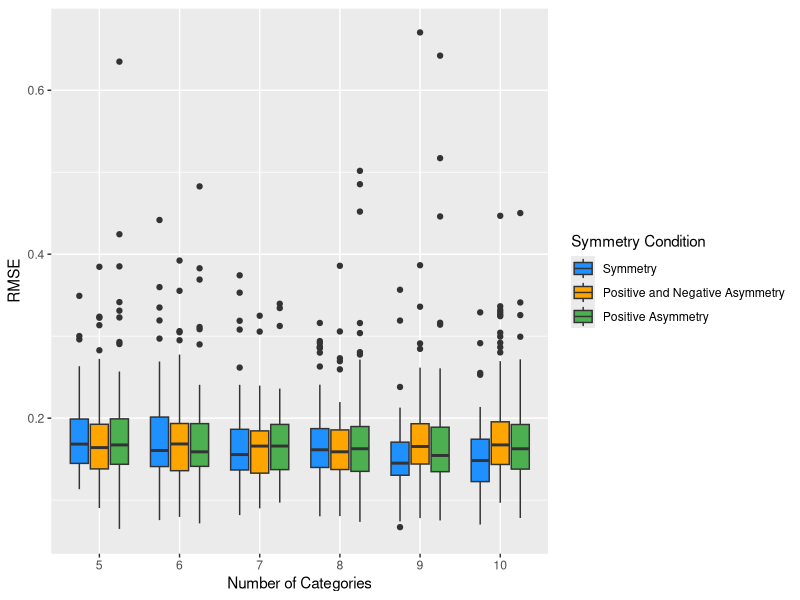
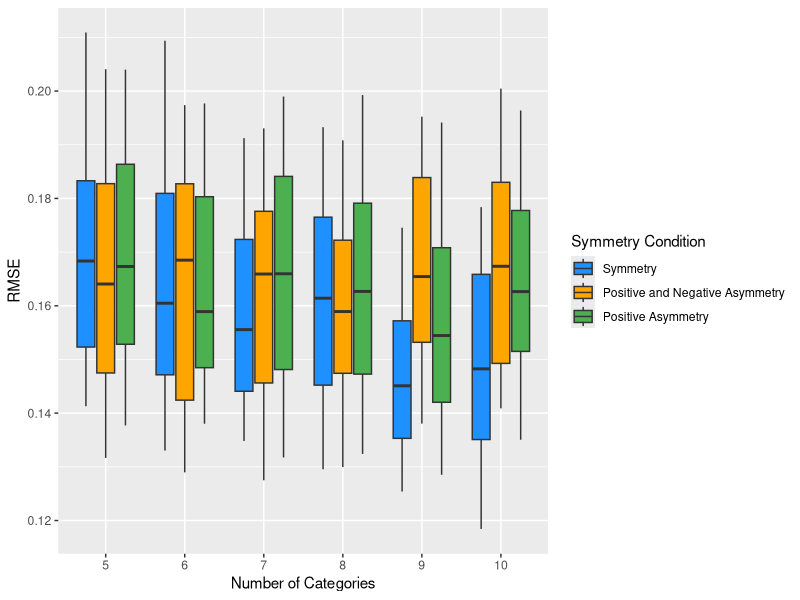
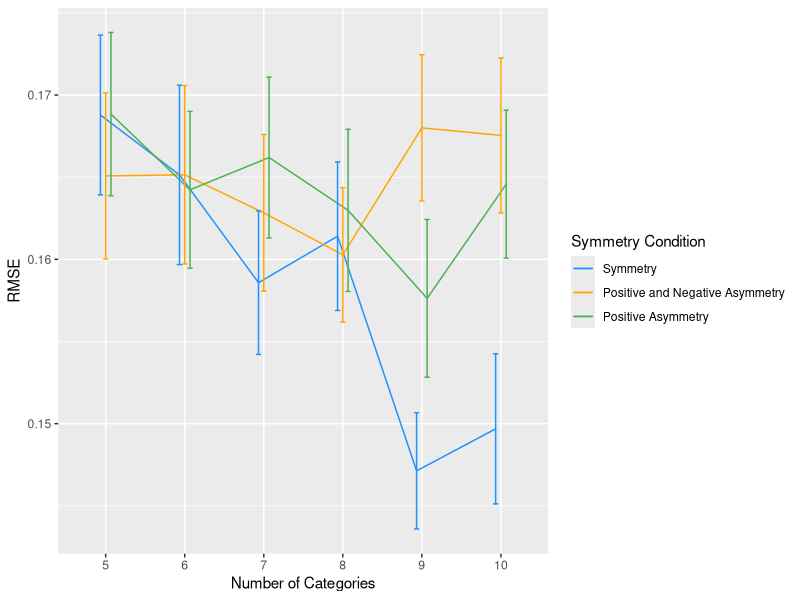

Recreate these plots in R, in order.
library(tidyr)
library(dplyr)
library(car)
library(ggplot2)
library(scales)
library(patchwork)

# Comparsion between Different Symmetry Conditions with 5 Factors (Simulation and EFA)
data_1 <- read.csv("Experiment_Result/1.3/RMSE_result_1.csv")
data_2 <- read.csv("Experiment_Result/2.3/RMSE_result_1.csv")
data_3 <- read.csv("Experiment_Result/3.3/RMSE_result_1.csv")

# --------------------------------------------------------------------------------
# Change "data_1" into longer format, preparing for integration


colnames(data_1) <- c("5","6","7","8","9","10")

long_data_1 <- pivot_longer(
  data_1,
  cols = c("5","6","7","8","9","10"), # Select the columns to pivot
  names_to = "Number of Categories",            # New column for the names
  values_to = "RMSE"           # New column for the values
)

long_data_1$`Symmetry Condition` <- "Symmetry"

# --------------------------------------------------------------------------------
# Change "data_2" into longer format, preparing for integration
colnames(data_2) <- c("5","6","7","8","9","10")

long_data_2 <- pivot_longer(
  data_2,
  cols = c("5","6","7","8","9","10"), # Select the columns to pivot
  names_to = "Number of Categories",            # New column for the names
  values_to = "RMSE"           # New column for the values
)

long_data_2$`Symmetry Condition` <- "Positive and Negative Asymmetry"


# --------------------------------------------------------------------------------
# Change "data_3" into longer format, preparing for integration
colnames(data_3) <-  c("5","6","7","8","9","10")

long_data_3 <- pivot_longer(
  data_3,
  cols = c("5","6","7","8","9","10"), # Select the columns to pivot
  names_to = "Number of Categories",            # New column for the names
  values_to = "RMSE"           # New column for the values
)

long_data_3$`Symmetry Condition` <- "Positive Asymmetry"

# --------------------------------------------------------------------------------

# The following is used to combine the above three datasets together.
data <- rbind(long_data_1,long_data_2, long_data_3)
data <- select(data,c("Number of Categories","Symmetry Condition","RMSE"))


# Get the factors columns
data$`Number of Categories` <- factor(data$`Number of Categories`, levels = c(5, 6, 7, 8, 9, 10))

data$`Symmetry Condition` <- factor(data$`Symmetry Condition`, levels = c("Symmetry","Positive and Negative Asymmetry","Positive Asymmetry"))

# --------------------------------------------------------------------------------
# Visualization for outliers and show the exact proportion of outliers in each group.

colors <- c("Symmetry" = "#1E90FF", 
            "Positive and Negative Asymmetry" = "#FFA500",  
            "Positive Asymmetry" = "#4CAF50")  

Outliers_Plot <-ggplot(data) +
  aes(x = `Number of Categories`, y = RMSE, fill = `Symmetry Condition`) +
  geom_boxplot() +
  scale_fill_manual(values = colors)


Outliers_Plot

# Find the outliers proportion for each group

## Define a function to calculate outlier bounds
calculate_outliers <- function(x) {
  Q1 <- quantile(x, 0.25, na.rm = TRUE)
  Q3 <- quantile(x, 0.75, na.rm = TRUE)
  IQR <- Q3 - Q1
  lower_bound <- Q1 - 1.5 * IQR
  upper_bound <- Q3 + 1.5 * IQR
  (x < lower_bound) | (x > upper_bound)
}

## Add a column identifying outliers and calculate proportions
outlier_proportions <- data %>%
  group_by(`Number of Categories`, `Symmetry Condition`) %>%
  mutate(is_outlier = calculate_outliers(RMSE)) %>%  # Identify outliers
  summarise(
    total_count = n(),                            # Total number of observations in the group
    outlier_count = sum(is_outlier, na.rm = TRUE), # Number of outliers in the group
    outlier_proportion = outlier_count / total_count,# Proportion of outliers
    .groups = "drop"
  )


outlier_proportions
print(paste0("The maximum proportion of outliers in all combination of levels is ", percent(max(outlier_proportions$outlier_proportion))))



# --------------------------------------------------------------------------------
# Get trimmed data 20%

data_trimmed <- data %>%
  group_by(`Number of Categories`, `Symmetry Condition`) %>%
  filter(
    RMSE >= quantile(RMSE, 0.2, na.rm = TRUE) & # Remove the bottom 20%
      RMSE <= quantile(RMSE, 0.8, na.rm = TRUE)   # Remove the top 20%
  )



Outliers_Plot_new <-ggplot(data_trimmed) +
  aes(x = `Number of Categories`, y = RMSE, fill = `Symmetry Condition`) +
  geom_boxplot() +
  scale_fill_manual(values = colors)


Outliers_Plot_new






# --------------------------------------------------------------------------------
# Model establishment

mod <- aov(RMSE ~ `Number of Categories` * `Symmetry Condition`,
           data = data_trimmed
)

## Homogeneity of variances (It is not necessary since each group is with the same size)
##leveneTest(mod)



# --------------------------------------------------------------------------------
# Get the result of the two-way ANOVA
summary(mod)



# --------------------------------------------------------------------------------
# The following is used to draw the plot used for showing the relationships between the two factors
df <- data



trimmed_sd <- function(x, trim = 0.2) {
  trimmed <- sort(x)[(floor(trim * length(x)) + 1):(ceiling((1 - trim) * length(x)))]
  sd(trimmed)
}

df.summary <- df %>%
  group_by(`Number of Categories`, `Symmetry Condition`) %>%
  summarise(
    sd = trimmed_sd(RMSE, trim = 0.2),
    RMSE = mean(RMSE, trim = 0.2),
    .groups = "drop"
  )


position <- position_dodge(0.2)  # Adjust dodge width as needed
Main_Plot <- ggplot() +
  geom_line(aes(x = `Number of Categories`, y = RMSE, color = `Symmetry Condition`, group = `Symmetry Condition`), 
            data = df.summary, position = position) +
  geom_errorbar(aes(x = `Number of Categories`, y = RMSE, ymin = RMSE - 1.96*sd/sqrt(60), ymax = RMSE + 1.96*sd/sqrt(60), color = `Symmetry Condition`), 
                data = df.summary, width = 0.2, position = position) +
  scale_color_manual(values = colors) +
  theme_gray()

Main_Plot


# This is used to show the mean value and the variance
df.summary
